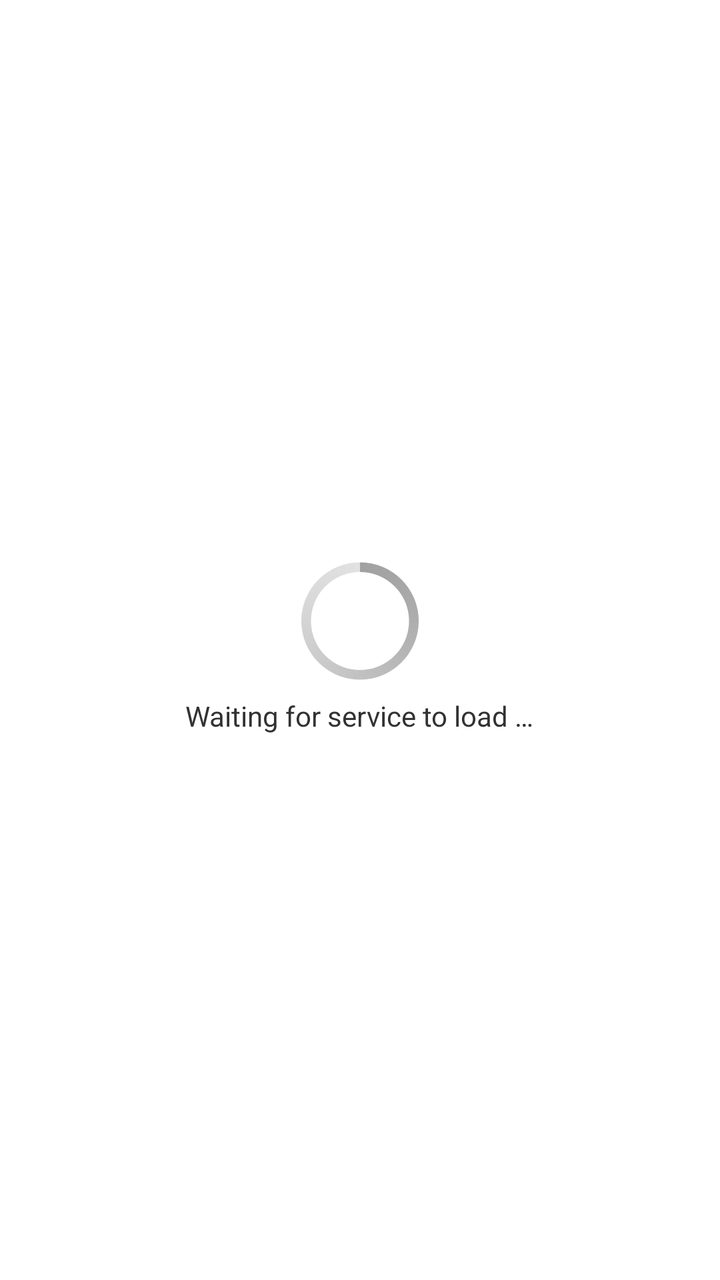
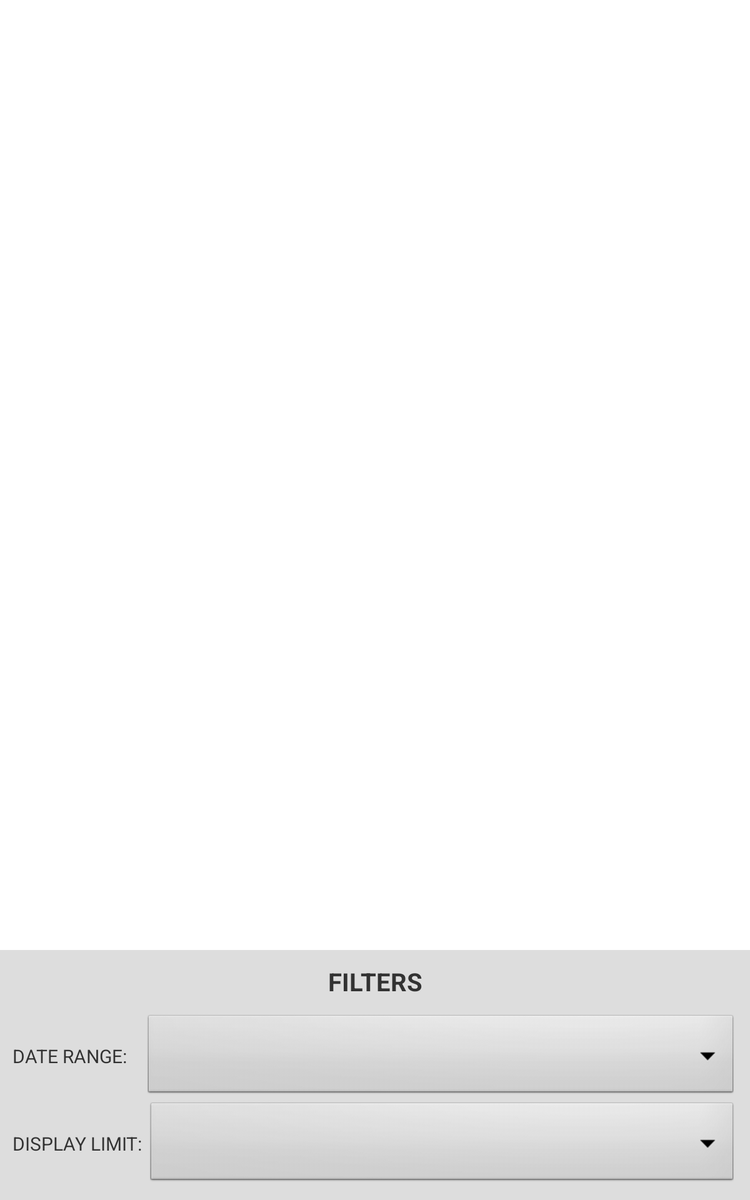

First picture: res/layout/ on a phone held upright. Second picture: the repository's own variant of that layout, on a device whose configuration matches the variant's folder. Source for both follows.
<!-- AndroidManifest.xml: application theme MoodTracker -->
<!-- res/layout/fragment_section_app_usage.xml -->
<?xml version="1.0" encoding="utf-8"?>
<RelativeLayout xmlns:android="http://schemas.android.com/apk/res/android"
    android:orientation="vertical" android:layout_width="match_parent"
    android:layout_height="match_parent">

    <LinearLayout
        android:layout_width="match_parent"
        android:layout_height="wrap_content"
        android:orientation="vertical"
        android:layout_centerVertical="true"
        android:gravity="center_horizontal"
        android:id="@+id/waiting_view">
        <ProgressBar
            style="?android:attr/progressBarStyleLarge"
            android:layout_width="wrap_content"
            android:layout_height="wrap_content" />
        <TextView
            android:layout_width="wrap_content"
            android:layout_height="wrap_content"
            android:text="@string/app_usage_waiting_text"/>
    </LinearLayout>


    <ListView
        android:layout_width="match_parent"
        android:layout_height="wrap_content"
        android:id="@+id/list_app_usage" />

</RelativeLayout>
<!-- resources referenced by this layout -->
<resources>
  <string name="app_usage_waiting_text">Waiting for service to load …</string>
  <style name="MoodTracker" parent="android:style/Theme.Holo.Light">
          <item name="android:actionBarStyle">@style/MoodTrackerActionBar</item>
      </style>
  <style name="MoodTrackerActionBar" parent="android:style/Widget.Holo.ActionBar">
          <item name="android:titleTextStyle">@style/ActionBarTitleText</item>
      </style>
  <style name="ActionBarTitleText" parent="@android:style/TextAppearance.Holo.Widget.ActionBar.Title">
          <item name="android:textStyle">bold</item>
          <item name="android:typeface">serif</item>
          <item name="android:textColor">@color/text_dark_grey</item>
      </style>
  <color name="text_dark_grey">#ff4a4a4a</color>
</resources>
<!-- res/layout-sw600dp/fragment_section_app_usage.xml (the repository's variant of the layout above) -->
<!-- drawn on a 7-inch tablet held upright -->
<?xml version="1.0" encoding="utf-8"?>
<LinearLayout xmlns:android="http://schemas.android.com/apk/res/android"
    android:orientation="vertical"
    android:layout_width="match_parent"
    android:layout_height="match_parent">

    <LinearLayout
        android:id="@+id/app_usage_waiting_view"
        android:layout_width="match_parent"
        android:layout_height="0dp"
        android:layout_weight="1"
        android:orientation="vertical"
        android:gravity="center"
        android:visibility="gone">

        <ProgressBar
            style="?android:attr/progressBarStyleLarge"
            android:layout_width="wrap_content"
            android:layout_height="wrap_content" />
        <TextView
            android:layout_width="wrap_content"
            android:layout_height="wrap_content"
            android:text="@string/app_usage_waiting_text"
            android:textSize="@dimen/app_usage_normal_font_size" />

    </LinearLayout>

    <ListView
        android:id="@+id/app_usage_list"
        android:layout_width="match_parent"
        android:layout_height="0dp"
        android:layout_weight="1"
        android:background="@color/holo_light"/>

    <LinearLayout
        android:layout_width="match_parent"
        android:layout_height="@dimen/app_usage_filter_panel_height_portrait_sw600dp"
        android:layout_weight="0"
        android:orientation="vertical"
        android:background="#FFDDDDDD">


        <TextView
            android:layout_width="match_parent"
            android:layout_height="@dimen/app_usage_filter_title_height_sw600dp"
            android:textStyle="bold"
            android:textSize="@dimen/app_usage_normal_font_size"
            android:text="@string/app_usage_filter_title"
            android:gravity="center"/>


        <LinearLayout
            android:layout_width="match_parent"
            android:layout_height="@dimen/app_usage_filter_item_height_sw600dp"
            android:paddingTop="@dimen/app_usage_filter_padding_vertical_sw600dp"
            android:paddingBottom="@dimen/app_usage_filter_padding_vertical_sw600dp"
            android:paddingLeft="@dimen/app_usage_filter_padding_horizontal_sw600dp"
            android:paddingRight="@dimen/app_usage_filter_padding_horizontal_sw600dp"
            android:orientation="horizontal">

            <TextView
                android:layout_width="wrap_content"
                android:layout_height="match_parent"
                android:text="@string/app_usage_pick_date"
                android:textSize="@dimen/app_usage_small_font_size"
                android:gravity="center_vertical" />

            <Spinner
                android:id="@+id/app_usage_date_range_spinner"
                android:layout_width="0dp"
                android:layout_height="match_parent"
                android:layout_weight="1"
                android:background="@drawable/selector_app_usage_spinner"/>


        </LinearLayout>

        <LinearLayout
            android:layout_width="match_parent"
            android:layout_height="@dimen/app_usage_filter_item_height_sw600dp"
            android:paddingTop="@dimen/app_usage_filter_padding_vertical_sw600dp"
            android:paddingBottom="@dimen/app_usage_filter_padding_vertical_sw600dp"
            android:paddingLeft="@dimen/app_usage_filter_padding_horizontal_sw600dp"
            android:paddingRight="@dimen/app_usage_filter_padding_horizontal_sw600dp"
            android:orientation="horizontal">

            <TextView
                android:layout_width="wrap_content"
                android:layout_height="match_parent"
                android:text="@string/app_usage_pick_limit"
                android:textSize="@dimen/app_usage_small_font_size"
                android:gravity="center_vertical"
                android:layout_weight="0" />

            <Spinner
                android:id="@+id/app_usage_display_limit_spinner"
                android:layout_width="0dp"
                android:layout_height="match_parent"
                android:layout_weight="1"
                android:background="@drawable/selector_app_usage_spinner" />

        </LinearLayout>

    </LinearLayout>

</LinearLayout>
<!-- resources referenced by the variant -->
<!-- as a 7-inch tablet held upright resolves them -->
<resources>
  <dimen name="app_usage_filter_item_height_sw600dp">70dp</dimen>
  <dimen name="app_usage_filter_padding_horizontal_sw600dp">10dp</dimen>
  <dimen name="app_usage_filter_panel_height_portrait_sw600dp">200dp</dimen>
  <dimen name="app_usage_filter_title_height_sw600dp">50dp</dimen>
  <dimen name="app_usage_normal_font_size">20sp</dimen>
  <dimen name="app_usage_small_font_size">15sp</dimen>
  <!-- drawable selector_app_usage_spinner (drawable) -->
  <?xml version="1.0" encoding="utf-8"?>
  <selector xmlns:android="http://schemas.android.com/apk/res/android">
      <item android:state_pressed="true" android:drawable="@drawable/spinner_btn_pressed" />
      <item android:state_focused="true" android:drawable="@drawable/spinner_btn_pressed" />
      <item android:drawable="@drawable/spinner_btn_normal" />
  </selector>
  <string name="app_usage_filter_title">FILTERS</string>
  <string name="app_usage_pick_date">"DATE RANGE:    "</string>
  <string name="app_usage_pick_limit">"DISPLAY LIMIT: "</string>
  <string name="app_usage_waiting_text">Waiting for service to load …</string>
  <style name="MoodTracker" parent="android:style/Theme.Holo.Light">
          <item name="android:actionBarStyle">@style/MoodTrackerActionBar</item>
      </style>
  <!-- drawable spinner_btn_pressed: png bitmap (drawable-hdpi, 2652 bytes) -->
  <!-- drawable spinner_btn_normal: png bitmap (drawable-hdpi, 2775 bytes) -->
  <style name="MoodTrackerActionBar" parent="android:style/Widget.Holo.ActionBar">
          <item name="android:titleTextStyle">@style/ActionBarTitleText</item>
      </style>
  <style name="ActionBarTitleText" parent="@android:style/TextAppearance.Holo.Widget.ActionBar.Title">
          <item name="android:textStyle">bold</item>
          <item name="android:typeface">serif</item>
          <item name="android:textColor">@color/text_dark_grey</item>
      </style>
  <color name="text_dark_grey">#ff4a4a4a</color>
</resources>
